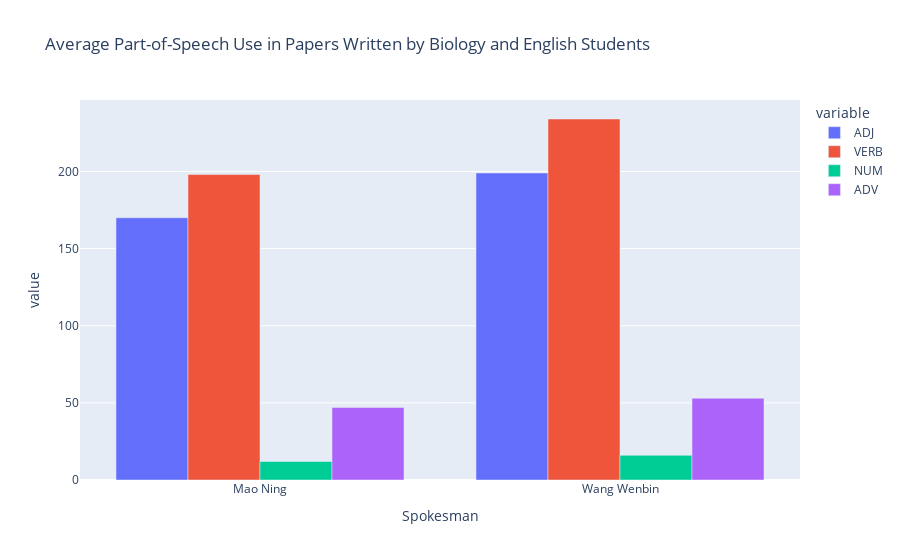

Notebook source saved alongside this figure:
### Markdown cell above
In the speech statistics for December, Wang Wenbing surpasses Mao Ning in various metrics. Even with an equal number of speeches, it is evident that Wang Wenbing utilizes a more diverse range of vocabulary and covers a broader range of topics.

### Code cell
# Use plotly to plot proper noun use per genre
fig = px.bar(average_pos_df, x="Spokesman", y=["ADJ", 'VERB', "NUM","ADV"], title="Average Part-of-Speech Use in Papers Written by Biology and English Students", barmode='group')
fig.show()

### Figure 1 — Plotly figure (JSON) as saved in the notebook; plotly's stock layout.template omitted (floating-point values rounded to 4 significant figures)
{"data": [{"alignmentgroup": "True", "hovertemplate": "variable=ADJ<br>Spokesman=%{x}<br>value=%{y}<extra></extra>", "legendgroup": "ADJ", "marker": {"color": "#636efa", "pattern": {"shape": ""}}, "name": "ADJ", "offsetgroup": "ADJ", "orientation": "v", "showlegend": true, "textposition": "auto", "type": "bar", "x": ["Mao Ning", "Wang Wenbin"], "xaxis": "x", "y": [170, 199], "yaxis": "y"}, {"alignmentgroup": "True", "hovertemplate": "variable=VERB<br>Spokesman=%{x}<br>value=%{y}<extra></extra>", "legendgroup": "VERB", "marker": {"color": "#EF553B", "pattern": {"shape": ""}}, "name": "VERB", "offsetgroup": "VERB", "orientation": "v", "showlegend": true, "textposition": "auto", "type": "bar", "x": ["Mao Ning", "Wang Wenbin"], "xaxis": "x", "y": [198, 234], "yaxis": "y"}, {"alignmentgroup": "True", "hovertemplate": "variable=NUM<br>Spokesman=%{x}<br>value=%{y}<extra></extra>", "legendgroup": "NUM", "marker": {"color": "#00cc96", "pattern": {"shape": ""}}, "name": "NUM", "offsetgroup": "NUM", "orientation": "v", "showlegend": true, "textposition": "auto", "type": "bar", "x": ["Mao Ning", "Wang Wenbin"], "xaxis": "x", "y": [12, 16], "yaxis": "y"}, {"alignmentgroup": "True", "hovertemplate": "variable=ADV<br>Spokesman=%{x}<br>value=%{y}<extra></extra>", "legendgroup": "ADV", "marker": {"color": "#ab63fa", "pattern": {"shape": ""}}, "name": "ADV", "offsetgroup": "ADV", "orientation": "v", "showlegend": true, "textposition": "auto", "type": "bar", "x": ["Mao Ning", "Wang Wenbin"], "xaxis": "x", "y": [47, 53], "yaxis": "y"}], "layout": {"barmode": "group", "legend": {"title": {"text": "variable"}, "tracegroupgap": 0}, "title": {"text": "Average Part-of-Speech Use in Papers Written by Biology and English Students"}, "xaxis": {"anchor": "y", "domain": [0, 1], "title": {"text": "Spokesman"}}, "yaxis": {"anchor": "x", "domain": [0, 1], "title": {"text": "value"}}}}
